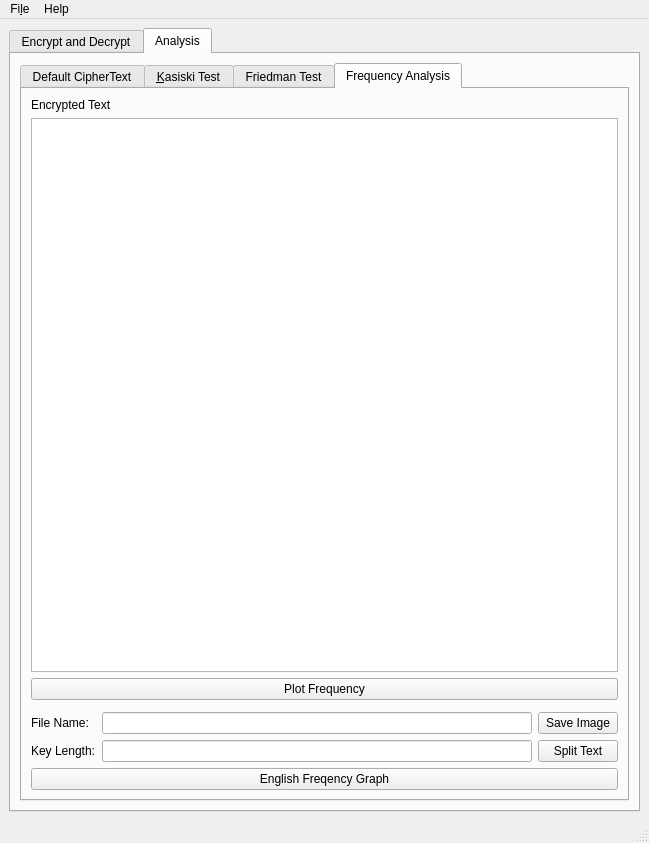
<?xml version="1.0" encoding="UTF-8"?>
<ui version="4.0">
 <class>MainWindow</class>
 <widget class="QMainWindow" name="MainWindow">
  <property name="geometry">
   <rect>
    <x>0</x>
    <y>0</y>
    <width>649</width>
    <height>843</height>
   </rect>
  </property>
  <property name="windowTitle">
   <string>Cryptography Tool</string>
  </property>
  <widget class="QWidget" name="centralwidget">
   <layout class="QVBoxLayout" name="verticalLayout_2">
    <item>
     <layout class="QVBoxLayout" name="verticalLayout">
      <item>
       <widget class="QTabWidget" name="main_tab">
        <property name="currentIndex">
         <number>1</number>
        </property>
        <widget class="QWidget" name="encrypt_decrypt">
         <attribute name="title">
          <string>Encrypt and Decrypt</string>
         </attribute>
         <layout class="QHBoxLayout" name="horizontalLayout_4">
          <item>
           <widget class="QTabWidget" name="encrypt_decrypt_tab">
            <property name="currentIndex">
             <number>2</number>
            </property>
            <widget class="QWidget" name="tab">
             <attribute name="title">
              <string>Vigenere</string>
             </attribute>
             <layout class="QVBoxLayout" name="verticalLayout_4">
              <item>
               <widget class="QLabel" name="label">
                <property name="text">
                 <string>Key</string>
                </property>
               </widget>
              </item>
              <item>
               <widget class="QTextEdit" name="vg_key"/>
              </item>
              <item>
               <widget class="QLabel" name="label_2">
                <property name="text">
                 <string>Plain Text</string>
                </property>
               </widget>
              </item>
              <item>
               <widget class="QTextEdit" name="vg_plaintextEdit"/>
              </item>
              <item>
               <widget class="QLabel" name="label_3">
                <property name="text">
                 <string>Encrypted</string>
                </property>
               </widget>
              </item>
              <item>
               <widget class="QTextEdit" name="vg_encrypted_text"/>
              </item>
              <item>
               <layout class="QHBoxLayout" name="horizontalLayout">
                <item>
                 <widget class="QPushButton" name="vg_encryptText">
                  <property name="text">
                   <string>Encrypt</string>
                  </property>
                 </widget>
                </item>
                <item>
                 <widget class="QPushButton" name="vg_decryptText">
                  <property name="text">
                   <string>Decrypt</string>
                  </property>
                 </widget>
                </item>
               </layout>
              </item>
             </layout>
            </widget>
            <widget class="QWidget" name="tab_2">
             <attribute name="title">
              <string>Playfair</string>
             </attribute>
             <layout class="QVBoxLayout" name="verticalLayout_3">
              <item>
               <widget class="QLabel" name="label_4">
                <property name="text">
                 <string>Key</string>
                </property>
               </widget>
              </item>
              <item>
               <widget class="QTextEdit" name="textEdit"/>
              </item>
              <item>
               <widget class="QLabel" name="label_5">
                <property name="text">
                 <string>Plain Text</string>
                </property>
               </widget>
              </item>
              <item>
               <widget class="QTextEdit" name="textEdit_4"/>
              </item>
              <item>
               <widget class="QLabel" name="label_6">
                <property name="text">
                 <string>Encrypted</string>
                </property>
               </widget>
              </item>
              <item>
               <widget class="QTextEdit" name="textEdit_3"/>
              </item>
              <item>
               <layout class="QHBoxLayout" name="horizontalLayout_2">
                <item>
                 <widget class="QPushButton" name="pushButton_3">
                  <property name="text">
                   <string>Encrypt</string>
                  </property>
                 </widget>
                </item>
                <item>
                 <widget class="QPushButton" name="pushButton_4">
                  <property name="text">
                   <string>Decrypt</string>
                  </property>
                 </widget>
                </item>
               </layout>
              </item>
             </layout>
            </widget>
            <widget class="QWidget" name="tab_5">
             <attribute name="title">
              <string>Atbash</string>
             </attribute>
             <layout class="QVBoxLayout" name="verticalLayout_8">
              <item>
               <widget class="QLabel" name="label_7">
                <property name="text">
                 <string>Plain Text</string>
                </property>
               </widget>
              </item>
              <item>
               <widget class="QTextEdit" name="textEdit_7"/>
              </item>
              <item>
               <widget class="QLabel" name="label_8">
                <property name="text">
                 <string>Encrypted</string>
                </property>
               </widget>
              </item>
              <item>
               <widget class="QTextEdit" name="textEdit_8"/>
              </item>
              <item>
               <widget class="QPushButton" name="atbash">
                <property name="text">
                 <string>Encrypt/Decrypt</string>
                </property>
               </widget>
              </item>
             </layout>
            </widget>
           </widget>
          </item>
         </layout>
        </widget>
        <widget class="QWidget" name="crypto_analysis">
         <attribute name="title">
          <string>Analysis</string>
         </attribute>
         <layout class="QHBoxLayout" name="horizontalLayout_3">
          <item>
           <widget class="QTabWidget" name="encrypt_decrypt_tab_2">
            <property name="currentIndex">
             <number>3</number>
            </property>
            <widget class="QWidget" name="tab_9">
             <attribute name="title">
              <string>Default CipherText</string>
             </attribute>
             <layout class="QVBoxLayout" name="verticalLayout_10">
              <item>
               <widget class="QTextEdit" name="default_cipher_textbox"/>
              </item>
              <item>
               <widget class="QPushButton" name="default_cipher">
                <property name="text">
                 <string>Set CipherText For All Analysis Options</string>
                </property>
               </widget>
              </item>
             </layout>
            </widget>
            <widget class="QWidget" name="kasiski_2">
             <attribute name="title">
              <string>&amp;Kasiski Test</string>
             </attribute>
             <layout class="QVBoxLayout" name="verticalLayout_7">
              <item>
               <widget class="QLabel" name="label_10">
                <property name="text">
                 <string>Encrypted Text</string>
                </property>
               </widget>
              </item>
              <item>
               <widget class="QTextEdit" name="kasiski_test"/>
              </item>
              <item>
               <widget class="QLabel" name="label_9">
                <property name="text">
                 <string>Results</string>
                </property>
               </widget>
              </item>
              <item>
               <widget class="QTextEdit" name="textEdit_9"/>
              </item>
              <item>
               <widget class="QPushButton" name="analyze_kasisiki">
                <property name="text">
                 <string>Analyze</string>
                </property>
               </widget>
              </item>
             </layout>
            </widget>
            <widget class="QWidget" name="friedman_test_2">
             <attribute name="title">
              <string>Friedman Test</string>
             </attribute>
             <layout class="QVBoxLayout" name="verticalLayout_6">
              <item>
               <widget class="QLabel" name="label_11">
                <property name="text">
                 <string>Encrypted Text</string>
                </property>
               </widget>
              </item>
              <item>
               <widget class="QTextEdit" name="friedman_text"/>
              </item>
              <item>
               <widget class="QLabel" name="label_12">
                <property name="text">
                 <string>Results</string>
                </property>
               </widget>
              </item>
              <item>
               <widget class="QLineEdit" name="friedman_results"/>
              </item>
              <item>
               <widget class="QPushButton" name="analyze_friedman">
                <property name="text">
                 <string>Analyze</string>
                </property>
               </widget>
              </item>
             </layout>
            </widget>
            <widget class="QWidget" name="tab_8">
             <attribute name="title">
              <string>Frequency Analysis</string>
             </attribute>
             <layout class="QVBoxLayout" name="verticalLayout_5">
              <item>
               <widget class="QLabel" name="label_13">
                <property name="text">
                 <string>Encrypted Text</string>
                </property>
               </widget>
              </item>
              <item>
               <widget class="QTextEdit" name="freq_encrypt_text"/>
              </item>
              <item>
               <widget class="QPushButton" name="analyze_freq">
                <property name="text">
                 <string>Plot Frequency</string>
                </property>
               </widget>
              </item>
              <item>
               <widget class="MatplotlibWidget" name="freq_graph"/>
              </item>
              <item>
               <layout class="QHBoxLayout" name="horizontalLayout_6">
                <item>
                 <widget class="QLabel" name="label_15">
                  <property name="text">
                   <string>File Name:  </string>
                  </property>
                 </widget>
                </item>
                <item>
                 <widget class="QLineEdit" name="save_text"/>
                </item>
                <item>
                 <widget class="QPushButton" name="save_image">
                  <property name="text">
                   <string>Save Image</string>
                  </property>
                 </widget>
                </item>
               </layout>
              </item>
              <item>
               <layout class="QHBoxLayout" name="horizontalLayout_5">
                <item>
                 <widget class="QLabel" name="label_14">
                  <property name="text">
                   <string>Key Length:</string>
                  </property>
                 </widget>
                </item>
                <item>
                 <widget class="QLineEdit" name="key_len"/>
                </item>
                <item>
                 <widget class="QPushButton" name="split_text">
                  <property name="text">
                   <string>Split Text</string>
                  </property>
                 </widget>
                </item>
               </layout>
              </item>
              <item>
               <widget class="QPushButton" name="eng_freq_button">
                <property name="text">
                 <string>English Freqency Graph</string>
                </property>
               </widget>
              </item>
             </layout>
            </widget>
           </widget>
          </item>
         </layout>
        </widget>
       </widget>
      </item>
     </layout>
    </item>
   </layout>
  </widget>
  <widget class="QMenuBar" name="menubar">
   <property name="geometry">
    <rect>
     <x>0</x>
     <y>0</y>
     <width>649</width>
     <height>20</height>
    </rect>
   </property>
   <widget class="QMenu" name="menuFile">
    <property name="title">
     <string>Fi&amp;le</string>
    </property>
    <addaction name="actionQuit"/>
   </widget>
   <widget class="QMenu" name="menuAbout">
    <property name="title">
     <string>Help</string>
    </property>
    <addaction name="actionAbout"/>
   </widget>
   <addaction name="menuFile"/>
   <addaction name="menuAbout"/>
  </widget>
  <widget class="QStatusBar" name="statusbar"/>
  <action name="actionKasiski_Test">
   <property name="text">
    <string>Kasiski Test</string>
   </property>
  </action>
  <action name="actionFriedman_Test">
   <property name="text">
    <string>Friedman Test</string>
   </property>
  </action>
  <action name="actionQuit">
   <property name="text">
    <string>&amp;Quit</string>
   </property>
  </action>
  <action name="actionAbout">
   <property name="text">
    <string>&amp;About</string>
   </property>
  </action>
 </widget>
 <customwidgets>
  <customwidget>
   <class>MatplotlibWidget</class>
   <extends>QWidget</extends>
   <header>matplotlibwidget</header>
  </customwidget>
 </customwidgets>
 <resources/>
 <connections/>
</ui>
